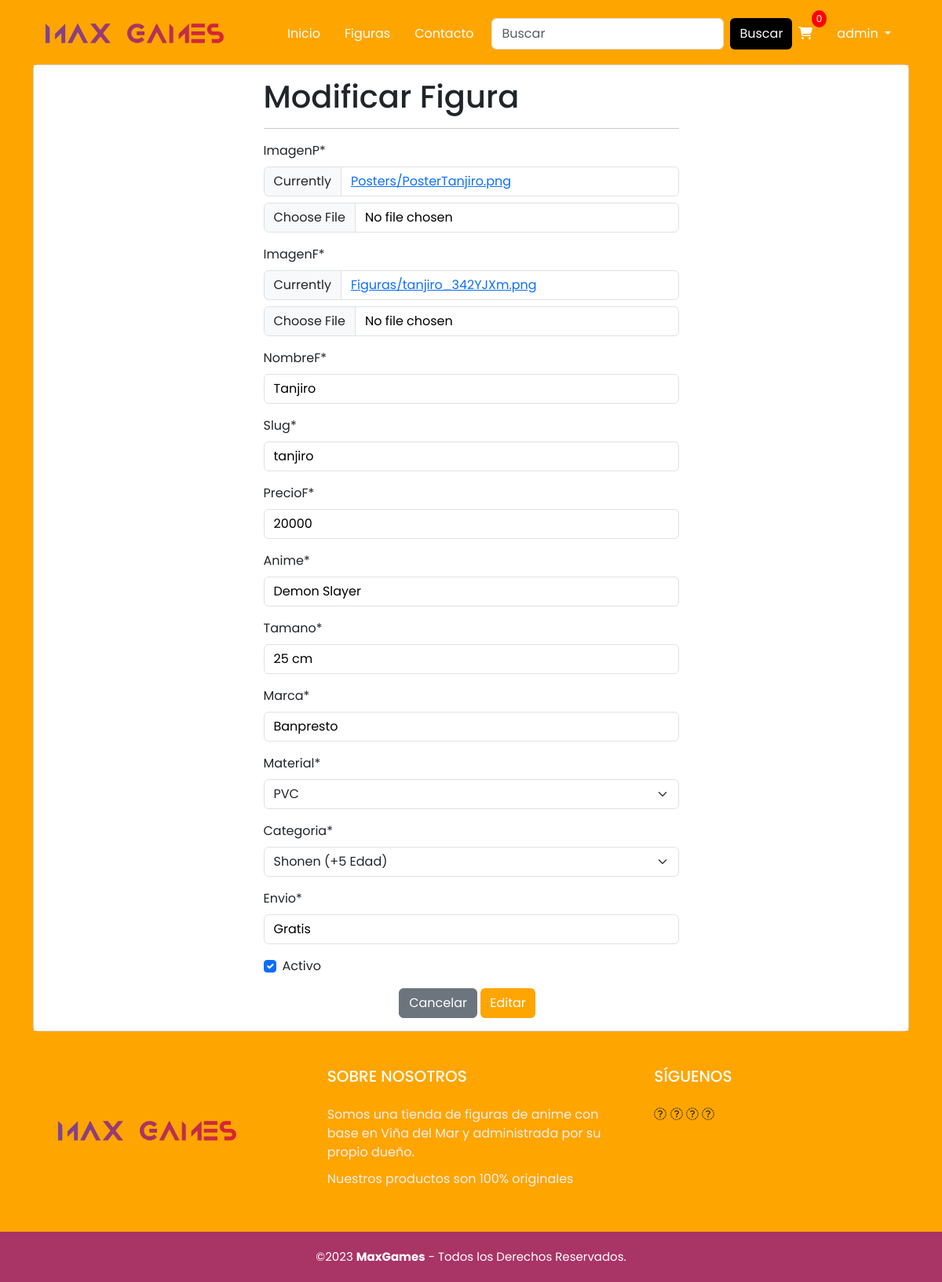
The app's page /figura/modificar_figuras/1/ (signed in), older data.
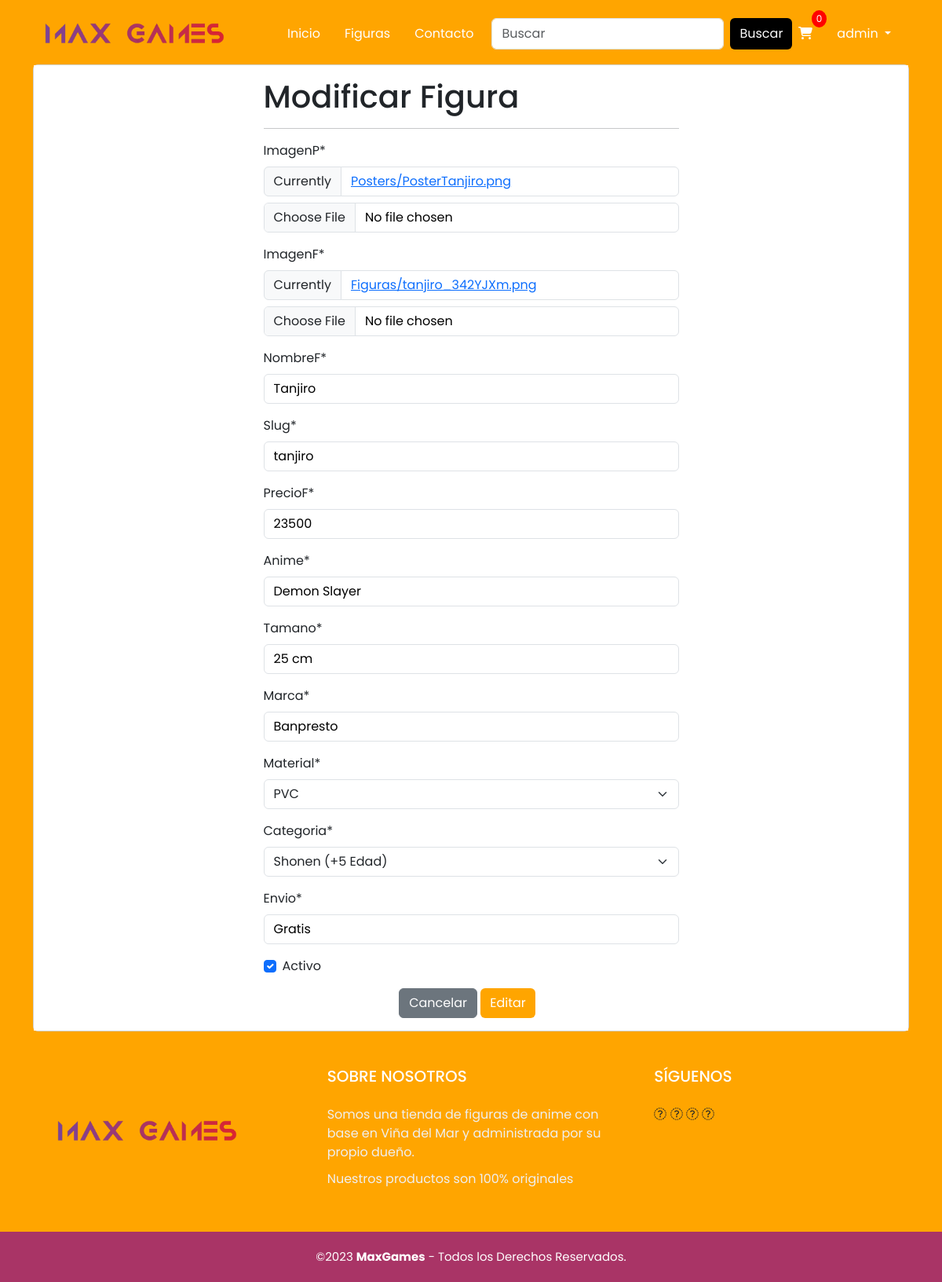
The same page, newer data.
### figura/models.py (models this page shows, shortened)
class Figuras(models.Model):
    imagenP = models.ImageField(upload_to="Posters", null=True)
    imagenF = models.ImageField(upload_to="Figuras", null=True)
    nombreF = models.CharField(max_length=50)
    slug    = AutoSlugField(populate_from='nombreF')
    precioF = models.IntegerField()
    anime   = models.CharField(max_length=100)
    tamano  = models.CharField(max_length=30)
    marca   = models.CharField(max_length=30)
    material = models.ForeignKey(Material, on_delete=models.PROTECT)
    categoria = models.ForeignKey(Categoria, on_delete=models.PROTECT)
    envio = models.CharField(max_length=15)
    activo = models.BooleanField()

### figura/views.py (the view)
# urls.py: path('modificar_figuras/<id>/',views.modificar_figuras, name='modificar_figuras'),
@permission_required('figura.change_figuras')
def modificar_figuras(request, id):
    figura = get_object_or_404(Figuras, id=id)
    if request.method == 'POST':
        formulario = FigurasForm(data=request.POST, instance=figura, files=request.FILES)
        if formulario.is_valid():
            formulario.save()
            messages.success(request, "Figura Modificada con Exito")
            return redirect('listar_figuras')
    else:
        formulario = FigurasForm(instance=figura)
    context = {
        'form': formulario,
        'figuras': figura,  # Añade 'figuras' al contexto
    }
    return render(request, 'figura/adm/modificar.html', context)

### figura/forms.py
class FigurasForm(forms.ModelForm):
    class Meta:
        model = Figuras
        fields='__all__'

### figura/models.py (called while the page is built)
    def __str__(self):
        return str(self.categoria)

    def __str__(self):
        return str(self.material)

### figura/templates/figura/adm/modificar.html (shortened to what this page needs)
{% extends 'figura/base.html' %}
{% load static %}
{% block contenido %}
{% load crispy_forms_tags %}
<!DOCTYPE html>
<html lang="en">
<head>
    <link href="https://cdn.jsdelivr.net/npm/bootstrap@5.3.0-alpha3/dist/css/bootstrap.min.css" rel="stylesheet"
>
    <link rel="stylesheet" href="{% static 'css/estilos.css'%}">
    <link rel="stylesheet" href="{% static 'css/estilosFigura.css'%}">
    <link rel="stylesheet" href="{% static 'css/estiloFormulario.css'%}">
</head>
<body>
        <div class="container">
            <div class="card">
                <div class="card-body">
                    <div class="row">
                        <div class="col-12 col-md-6 offset-md-3">
                            <form action="" method="post" enctype="multipart/form-data">
                                <h1>Modificar Figura</h1>
                                <hr>
                                {{form | crispy}}
                                <div class="d-flex justify-content-center">
                                    <input type="reset" value="Cancelar" class="btn btn-secondary">
                                    <input type="submit" value="Editar" class="btn btn-primary ">
                                </div>
                            </form>
                        </div>
                    </div>
                </div>
            </div>
        </div>
</body>
{% endblock %}

Row changes from the older to the newer data that the page shows:
changed Figuras "Tanjiro": precioF "20000" → "23500"
